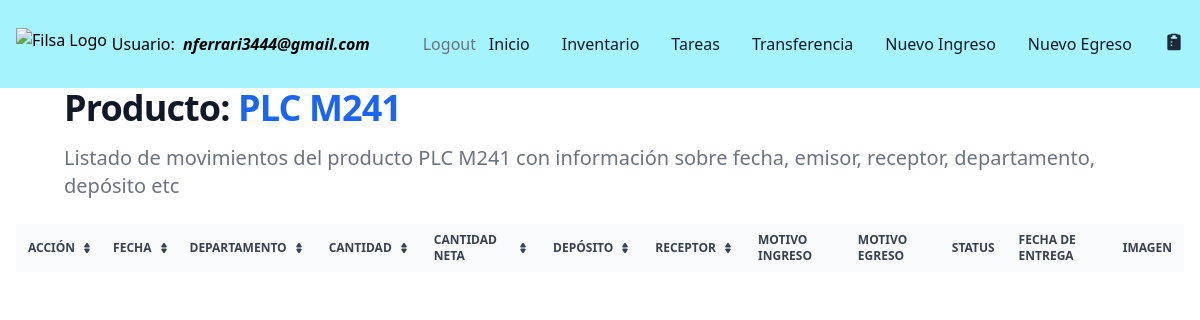
The app's page /historical-movements/14 (signed in), older data.
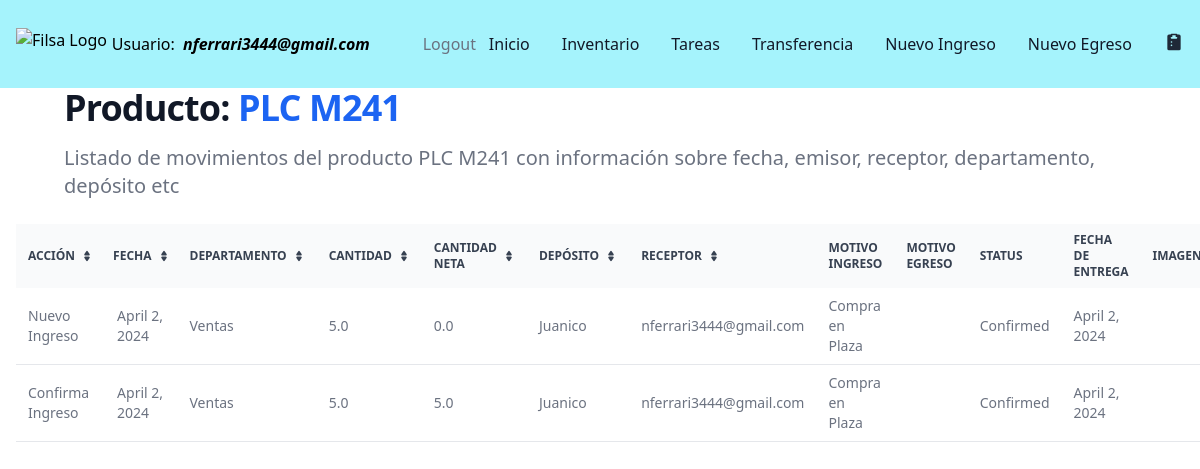
The same page, newer data.
### filsa/models.py (models this page shows, shortened)
class StockMovements(models.Model):
    class Meta:
      verbose_name = 'Detalle Movimiento Producto'
      verbose_name_plural = 'Detalle Movimientos Productos'
    MOVEMENT = [('Inbound','Inbound'),
                ('Outbound', 'Outbound')]
    warehouseProduct = models.ForeignKey(WarehousesProduct, on_delete=models.CASCADE,  verbose_name=u"Nombre de Producto")
    task = models.ForeignKey(Tasks, on_delete=models.CASCADE,  blank=True, null=True )
    actionType = models.CharField(max_length=25,  default='Inbound')
    cantidad = models.FloatField(default=0)
    cantidadNeta = models.FloatField(default=0)
    cantidadEntregada = models.FloatField(default=0)
    image = models.ImageField(upload_to='images/', null=True, blank=True)

class Tasks(models.Model):
    STATUS = [('Pending','Pending'),
              ('Confirmed','Confirmed')]
    DEPARTMENT = [('Ventas','Ventas'),
                ('Dirección', 'Dirección'),
                ('Administración', 'Administración'),
                 ('Encargado Servicio Técnico', 'Encargado Servicio Técnico'),
                ('Servicio Técnico', 'Servicio Técnico'),
                ('Logística','Logística')
                ]
    MOTIVOSINGRESO = [('Devolución Mercadería', 'Devolución Mercadería'),
                ('Importación', 'Importación'),
                 ('Compra en Plaza', 'Compra en Plaza'),
                 ('Armado Nuevo Producto', 'Armado Nuevo Producto' )]
    MOTIVOSEGRESO = [('Servicio Técnico', 'Servicio Técnico'),
                     ('Planta de Armado', 'Planta de Armado'),
                      ('Ventas', 'Ventas'),
                       ('Mantenimiento', 'Mantenimiento') ]
    task_id = models.AutoField(primary_key=True)
    receptor = models.ForeignKey(CustomUser, on_delete=models.CASCADE, related_name='receptor',  blank=True, null=True)
    issuer = models.ForeignKey(CustomUser, on_delete=models.CASCADE, related_name='issuer', blank=True, null=True)
    status = models.CharField(max_length=30, choices= STATUS, default='Pending')
    department = models.CharField(max_length=30, choices = DEPARTMENT, default='Sales')
    date = models.DateField(verbose_name=u"Fecha")
    deliveryDate = models.DateField(verbose_name=u"Fecha", default = '1970-01-01')
    motivoIngreso = models.CharField(max_length=30, choices = MOTIVOSINGRESO) # default='Transferencia Depósitos')
    motivoEgreso = models.CharField(max_length=30, choices = MOTIVOSEGRESO) #default='Transferencia Depósitos')
    warehouseProduct = models.ForeignKey(WarehousesProduct, on_delete= models.CASCADE, blank=True, null=True)
    actionType = models.CharField(max_length=20,  default='Inbound')
    observations = models.CharField(max_length=500, null=True, blank= True)

class WarehousesProduct(models.Model):
    name = models.CharField(max_length=100)
    product = models.ForeignKey(Product, on_delete = models.CASCADE,  blank=True, null=True )
    quantity = models.FloatField(default=0)
    location = models.CharField(max_length=100, default='')
    deltaQuantity = models.FloatField()
    inTransit = models.BooleanField(default=False)

class CustomUser( AbstractBaseUser , PermissionsMixin ):
    ROLES = [('Operator', 'Operator'),
             ('Logistic','Logistic'),
             ('Supervisor','Supervisor')]
    DEPARTMENT = [('Ventas','Ventas'),
                ('Dirección', 'Dirección'),
                ('Administración', 'Administración'),
                ('Taller', 'Taller'),
                ('Logística','Logística')
                ]
    username = models.CharField(max_length=40)
    password = models.CharField(max_length=100)
    email = models.EmailField(max_length=40, blank=False, unique=True,
                              default='', error_messages =
                                {'required': 'Please provide your email address.',
                  'unique': 'An account with this email exist'},)
    departamento = models.CharField(max_length=30, choices = DEPARTMENT, default='Sales')
    role = models.CharField(max_length=40, choices=ROLES, blank=True, null=True)
    is_staff = models.BooleanField(default=False)
    is_superuser = models.BooleanField(default=False)
    is_active = models.BooleanField(default=True)
    USERNAME_FIELD = 'email'
    REQUIRED_FIELDS = ['username']
    objects = CustomUserManager()

### filsa/views.py (the view)
# urls.py: path('historical-movements/<int:product_id>', StockHistoryView.as_view(), name= "stockhistory" ) ,
class StockHistoryView(LoginRequiredMixin, generic.ListView):
    model = StockMovements
    template_name = 'stockhistory.html'
    def get_context_data(self, **kwargs):
        print('kwargs', self.kwargs)
        product_id = self.kwargs['product_id']
        product_name = Product.objects.filter(product_id=product_id)
        context = super(StockHistoryView, self).get_context_data(**kwargs)
        context['movements'] = StockMovements.objects.filter(warehouseProduct__product__name=
        product_name[0].name).select_related('task')
        context['product'] = product_name[0].name
        return context

### filsa/templates/stockhistory.html (shortened to what the changed rows need)
{% extends '_base.html' %}
{% load static %}
{% block content %}
<h1 class="mb-4 text-2xl sm:px-16 xl:px-48 font-extrabold leading-none tracking-tight text-gray-900 md:text-3xl lg:text-4xl dark:text-white">Producto: <span class="text-blue-600 dark:text-blue-500">{{product}}</span></h1>
<div class="w-full px-4 relative overflow-x-auto">
    <table class="text-sm text-left rtl:text-right text-gray-500 dark:text-gray-400">
        <thead class="text-xs text-gray-700 uppercase bg-gray-50 dark:bg-gray-700 dark:text-gray-400">
            <tr>
                <th scope="col" class="px-3 py-2">
                    <div class="flex items-center">
                        Acción
                        <a href="#"></a>
                    </div>
                </th>
                <th scope="col" class="px-2 py-2">
                    <div class="flex items-center">
                        Fecha
                        <a href="#"></a>
                    </div>
                </th>
                <th scope="col" class="px-3 py-2">
                    <div class="flex items-center">
                        Departamento
                        <a href="#"></a>
                    </div>
                </th>
                <th scope="col" class="px-3 py-2">
                    <div class="flex items-center">
                        Cantidad
                        <a href="#"></a>
                    </div>
                </th>
                <th scope="col" class="px-3 py-2">
                    <div class="flex items-center">
                        Cantidad Neta
                        <a href="#"></a>
                    </div>
                </th>
                <th scope="col" class="px-3 py-2">
                    <div class="flex items-center">
                        Depósito
                        <a href="#"></a>
                    </div>
                </th>
                <th scope="col" class="px-3 py-2">
                    <div class="flex items-center">
                        Receptor
                        <a href="#"></a>
                    </div>
                </th>
                <th scope="col" class="px-3 py-2">
                    <div class="flex items-center">
                    <span>Motivo Ingreso</span>
                </div>
                </th>
                <th scope="col" class="px-3 py-2">
                    <div class="flex items-center">
                    <span>Motivo Egreso</span>
                </div>
                </th>
                <th scope="col" class="px-3 py-2">
                    <div class="flex items-center">
                    <span>Status</span>
                </div>
                </th>
                <th scope="col" class="px-3 py-2">
                    <div class="flex items-center">
                    <span>Fecha de Entrega</span>
                </div>
                </th>
                <th scope="col" class="px-3 py-2">
                    <div class="flex items-center">
                    <span>Imagen</span>
                </div>
                </th>
            </tr>
        </thead>
        <tbody>
            {% for movement in movements %}
            <tr class="bg-white border-b dark:bg-gray-800 dark:border-gray-700">
                <td class="px-3 py-2">
                    {{movement.actionType}}
                </td>
                <td class="px-3 py-2">
                    {{movement.task.date}}
                </td>
                <td class="px-3 py-2">
                    {{movement.task.department}}
                </td>
                <td class="px-3 py-2">
                    {{movement.cantidad}}
                </td>
                <td class="px-3 py-2">
                    {{movement.cantidadNeta}}
                </td>
                <td class="px-3 py-2">
                    {{movement.warehouseProduct.name}}
                </td>
                <td class="px-3 py-2">
                    {{movement.task.receptor}}
                </td>
                <td class="px-3 py-2">
                    {{movement.task.motivoIngreso}}
                </td>
                <td class="px-3 py-2">
                </td>
                <td class="px-3 py-2">
                    {{movement.task.status}}
                </td>
                <td class="px-3 py-2">
                    {{movement.task.deliveryDate}}
                </td>
            </tr>
            {% endfor %}
        </tbody>
    </table>
</div>
  {% endblock content %}

Row changes from the older to the newer data that the page shows:
added StockMovements: actionType "Nuevo Ingreso", task "April 2, 2024", task.department "Ventas", cantidad "5.0", cantidadNeta "0.0", warehouseProduct.name "Juanico", task.receptor "nferrari3444@gmail.com", task.motivoIngreso "Compra en Plaza", task.status "Confirmed", task.deliveryDate "April 2, 2024"
added StockMovements: actionType "Confirma Ingreso", task "April 2, 2024", task.department "Ventas", cantidad "5.0", cantidadNeta "5.0", warehouseProduct.name "Juanico", task.receptor "nferrari3444@gmail.com", task.motivoIngreso "Compra en Plaza", task.status "Confirmed", task.deliveryDate "April 2, 2024"
